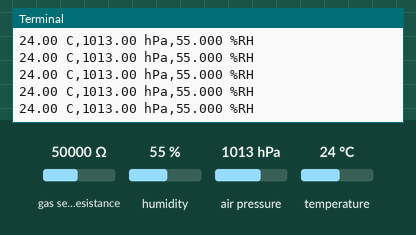
Bench run of a program on a simulated Raspberry Pi (BCM pin numbers). Parts: the last lines printed to the terminal. The inputs (shaded band) are chosen by the test bench; at power-on: humidity 55 %, air pressure 1013 hPa, temperature 24 °C, gas sensor resistance 50000 Ω. Library files of the repository ran but are not shown: bme680.py.

Above: at 1.2 s.
1.3 s: humidity set to 22 %
At 2.1 s:
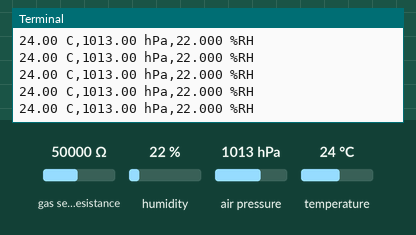
2.8 s: air pressure set to 952 hPa
At 3.7 s:
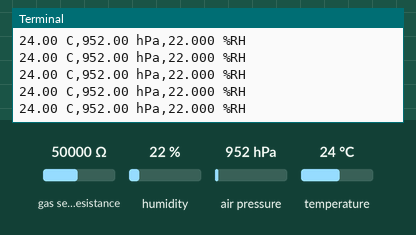
4.3 s: temperature set to 12 °C
At 4.8 s:
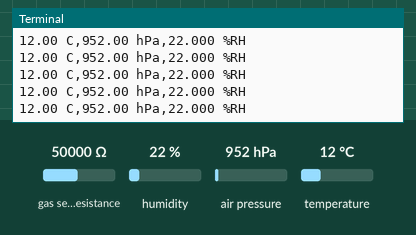

The program:

temp-press-hum.py
```python
#!/usr/bin/env python
import bme680

print("""Display Temperature, Pressure and Humidity

If you don't need gas readings, then you can read temperature,
pressure and humidity quickly.

Press Ctrl+C to exit

""")

try:
    sensor = bme680.BME680(bme680.I2C_ADDR_PRIMARY)
except IOError:
    sensor = bme680.BME680(bme680.I2C_ADDR_SECONDARY)

# These oversampling settings can be tweaked to
# change the balance between accuracy and noise in
# the data.

sensor.set_humidity_oversample(bme680.OS_2X)
sensor.set_pressure_oversample(bme680.OS_4X)
sensor.set_temperature_oversample(bme680.OS_8X)
sensor.set_filter(bme680.FILTER_SIZE_3)

print('Polling:')
try:
    while True:
        if sensor.get_sensor_data():

            output = '{0:.2f} C,{1:.2f} hPa,{2:.3f} %RH'.format(
                sensor.data.temperature,
                sensor.data.pressure,
                sensor.data.humidity)

            print(output)

except KeyboardInterrupt:
    pass
```

Measured:
- after the input at 1.3 s, the terminal: prints a new line at once (image 1)
- after the input at 2.8 s, the terminal: prints a new line at once (image 2)
- after the input at 4.3 s, the terminal: prints a new line at once (image 3)
